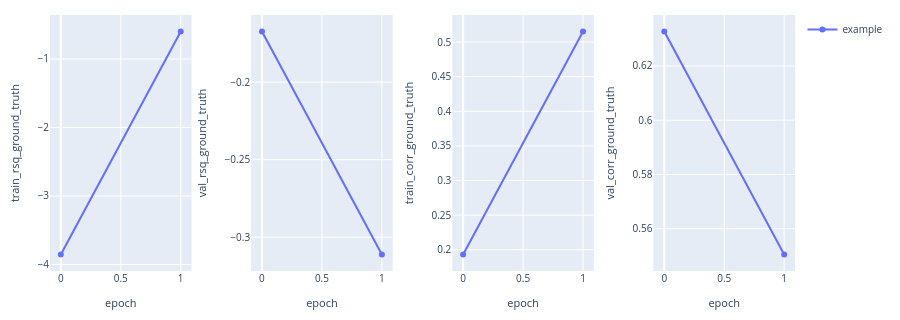

The code cell stored with this chart in its notebook:
### Code cell
analysis = BagOfWordsAnalysisConfig.from_grouped({
    "example": [(0, config.study_folder)]
})

analysis.plot_vs_epoch([
    rsq_expr(split="train", y="ground_truth"),
    rsq_expr(split="val", y="ground_truth"),
    corr_expr(split="train", y="ground_truth"),
    corr_expr(split="val", y="ground_truth"),
])

### Figure 1 — Plotly figure (JSON) as saved in the notebook; plotly's stock layout.template omitted (floating-point values rounded to 4 significant figures)
{"data": [{"customdata": [[0.2, 1], [0.2, 1]], "hovertemplate": "epoch: %{x}<br>train_rsq_ground_truth: %{y}<br>dataset corr: %{customdata[0]}<br>n_seeds: %{customdata[1]}<extra>example</extra>", "legendgroup": "example", "line": {"color": "#636EFA", "dash": "solid"}, "marker": {"color": "#636EFA"}, "mode": "lines+markers", "name": "example", "showlegend": true, "type": "scatter", "x": [0, 1], "xaxis": "x", "y": [-3.854, -0.5994], "yaxis": "y"}, {"customdata": [[0.2, 1], [0.2, 1]], "hovertemplate": "epoch: %{x}<br>val_rsq_ground_truth: %{y}<br>dataset corr: %{customdata[0]}<br>n_seeds: %{customdata[1]}<extra>example</extra>", "legendgroup": "example", "line": {"color": "#636EFA", "dash": "solid"}, "marker": {"color": "#636EFA"}, "mode": "lines+markers", "name": "example", "showlegend": false, "type": "scatter", "x": [0, 1], "xaxis": "x2", "y": [-0.1674, -0.3111], "yaxis": "y2"}, {"customdata": [[0.2, 1], [0.2, 1]], "hovertemplate": "epoch: %{x}<br>train_corr_ground_truth: %{y}<br>dataset corr: %{customdata[0]}<br>n_seeds: %{customdata[1]}<extra>example</extra>", "legendgroup": "example", "line": {"color": "#636EFA", "dash": "solid"}, "marker": {"color": "#636EFA"}, "mode": "lines+markers", "name": "example", "showlegend": false, "type": "scatter", "x": [0, 1], "xaxis": "x3", "y": [0.1932, 0.5152], "yaxis": "y3"}, {"customdata": [[0.2, 1], [0.2, 1]], "hovertemplate": "epoch: %{x}<br>val_corr_ground_truth: %{y}<br>dataset corr: %{customdata[0]}<br>n_seeds: %{customdata[1]}<extra>example</extra>", "legendgroup": "example", "line": {"color": "#636EFA", "dash": "solid"}, "marker": {"color": "#636EFA"}, "mode": "lines+markers", "name": "example", "showlegend": false, "type": "scatter", "x": [0, 1], "xaxis": "x4", "y": [0.6327, 0.5505], "yaxis": "y4"}], "layout": {"font": {"size": 11}, "height": 320, "legend": {"font": {"size": 10}, "x": 1.01, "xanchor": "left", "y": 1, "yanchor": "top"}, "margin": {"b": 40, "l": 50, "r": 105, "t": 15}, "title": {}, "xaxis": {"anchor": "y", "domain": [0, 0.19], "tickfont": {"size": 10}, "title": {"font": {"size": 11}, "text": "epoch"}}, "xaxis2": {"anchor": "y2", "domain": [0.27, 0.46], "tickfont": {"size": 10}, "title": {"font": {"size": 11}, "text": "epoch"}}, "xaxis3": {"anchor": "y3", "domain": [0.54, 0.73], "tickfont": {"size": 10}, "title": {"font": {"size": 11}, "text": "epoch"}}, "xaxis4": {"anchor": "y4", "domain": [0.81, 1], "tickfont": {"size": 10}, "title": {"font": {"size": 11}, "text": "epoch"}}, "yaxis": {"anchor": "x", "domain": [0, 1], "tickfont": {"size": 10}, "title": {"font": {"size": 11}, "text": "train_rsq_ground_truth"}}, "yaxis2": {"anchor": "x2", "domain": [0, 1], "tickfont": {"size": 10}, "title": {"font": {"size": 11}, "text": "val_rsq_ground_truth"}}, "yaxis3": {"anchor": "x3", "domain": [0, 1], "tickfont": {"size": 10}, "title": {"font": {"size": 11}, "text": "train_corr_ground_truth"}}, "yaxis4": {"anchor": "x4", "domain": [0, 1], "tickfont": {"size": 10}, "title": {"font": {"size": 11}, "text": "val_corr_ground_truth"}}}}
